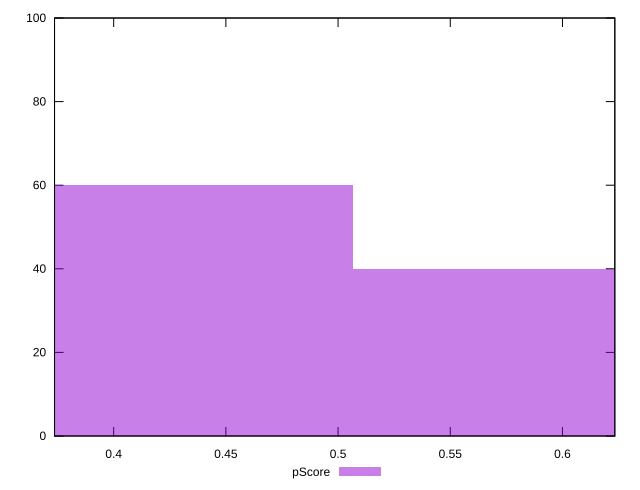

The script that saved this image:
reset

$pScore <<EOF
0.43446596642886964 60
0.5792879552384929 40
EOF

set key outside below
set boxwidth 0.14482198880962321
set xrange [0.37364705882352944:0.6233333333333333]
set yrange [0:100]
set trange [0:100]
set style fill transparent solid 0.5 noborder
set terminal svg size 640, 490 enhanced background rgb 'white'
set output "report/report_00029_2021-02-24T13-36-40.390Z/render-blocking-resources/samples/astro/pScore/histogram.svg"

plot $pScore title "pScore" with boxes

reset
